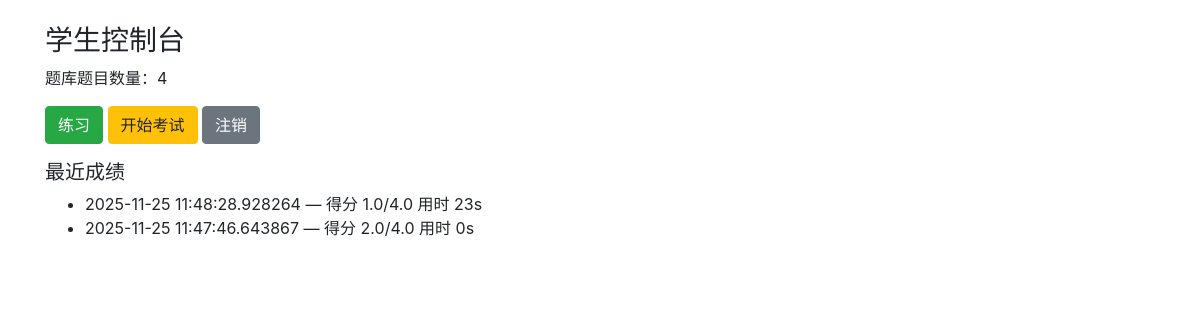
The page /student/dashboard (signed in) on the database as committed earlier.
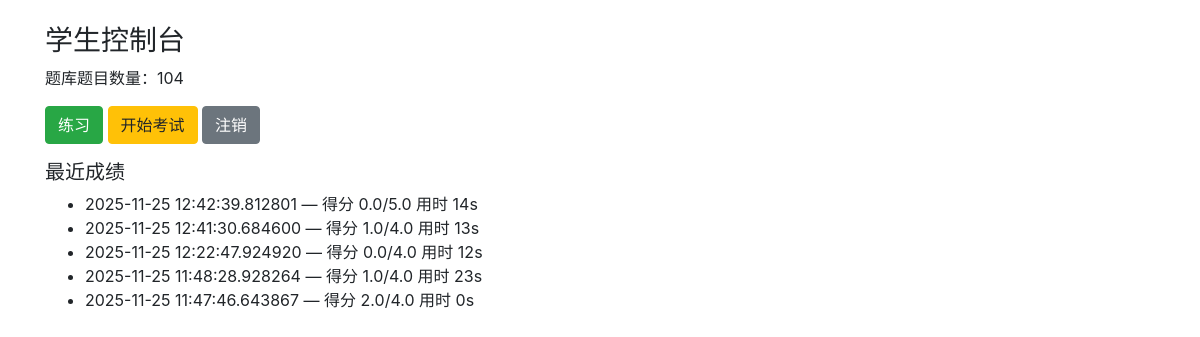
The same page on the database as committed later.
### app/models.py (models this page shows)
class ExamRecord(db.Model):
    __tablename__ = 'exam_records'
    id = db.Column(db.Integer, primary_key=True)
    user_id = db.Column(db.Integer)
    score = db.Column(db.Float)
    total = db.Column(db.Float)
    duration_seconds = db.Column(db.Integer)
    created_at = db.Column(db.DateTime, default=datetime.datetime.utcnow)
    details = db.Column(db.Text)  # JSON 格式或字符串化结果

### app/student/routes.py (the view)
@student_bp.route('/dashboard')
@login_required
def dashboard():
    uid = session.get('user_id')
    records = ExamRecord.query.filter_by(user_id=uid).order_by(ExamRecord.created_at.desc()).limit(10).all()
    qcount = Question.query.count()
    return render_template('student/dashboard.html', records=records, qcount=qcount)

### app/student/routes.py (called while the page is built)
def login_required(f):
    from functools import wraps
    @wraps(f)
    def wrapper(*args, **kwargs):
        if 'user_id' not in session:
            flash('请先登录', 'warning')
            return redirect(url_for('auth.login'))
        return f(*args, **kwargs)
    return wrapper

### app/templates/student/dashboard.html (shortened to what this page needs)
{% extends "base.html" %}
{% block content %}
  <h3>学生控制台</h3>
  <p>题库题目数量：{{ qcount }}</p>
  <a class="btn btn-success" href="{{ url_for('student.practice') }}">练习</a>
  <a class="btn btn-warning" href="{{ url_for('student.exam') }}">开始考试</a>
  <a class="btn btn-secondary" href="{{ url_for('auth.logout') }}">注销</a>
  <h5 class="mt-3">最近成绩</h5>
  {% if records %}
    <ul>
      {% for r in records %}
        <li>{{ r.created_at }} — 得分 {{ r.score }}/{{ r.total }} 用时 {{ r.duration_seconds }}s</li>
      {% endfor %}
    </ul>
  {% else %}
    <p>暂无成绩记录。</p>
  {% endif %}
{% endblock %}

### app/templates/base.html (shortened to what this page needs)
<!doctype html>
<html lang="zh-CN">
  <head>
    <link rel="stylesheet"
      href="https://cdn.jsdelivr.net/npm/bootstrap@4.6.2/dist/css/bootstrap.min.css">
  </head>
  <body>
    <div class="container mt-4">
      {% block content %}{% endblock %}
    </div>
  </body>
</html>

Rows that differ between the two databases and show on the page:
added ExamRecord: created_at "2025-11-25 12:42:39.812801", score "0.0", total "5.0", duration_seconds "14"
added ExamRecord: created_at "2025-11-25 12:41:30.684600", score "1.0", total "4.0", duration_seconds "13"
added ExamRecord: created_at "2025-11-25 12:22:47.924920", score "0.0", total "4.0", duration_seconds "12"
Other text that changed with them:
{{ qcount }}: "4" → "104"
